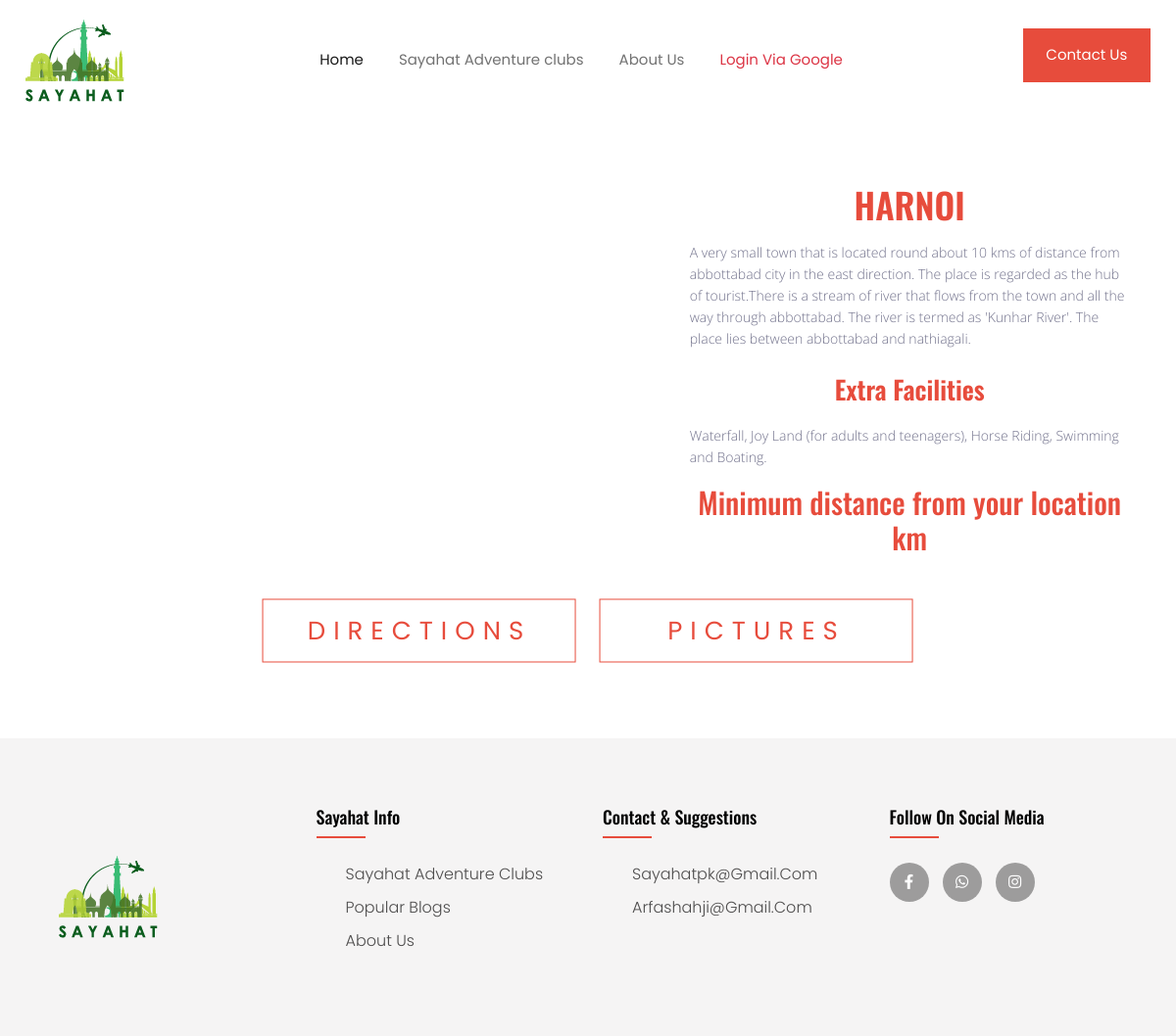
The page /loc_meta_detail/18 on the database its author committed.
### locapp/models.py (models this page shows, shortened)
class DestinationMetaDetails(models.Model):
    meta_destination = models.ForeignKey(DestinationCityDetails, models.CASCADE)
    meta_destination_name = models.CharField(max_length=60)
    meta_destination_Image = models.ImageField(upload_to='metadestinationImages')
    meta_destination_desc = models.TextField()
    destination_extras = models.CharField(max_length=200)
    place_rating = models.PositiveIntegerField()
    admin_approved=models.BooleanField(default=False,blank=True,null=True)

### locapp/views.py (the view)
# urls.py: path('loc_meta_detail/<int:pk>', views.loc_meta_view, name="loc_meta_detail"),
def loc_meta_view(request, pk):
    dest_meta_details = DestinationMetaDetails.objects.filter(id = pk)
    dest_details=location_module(dest_meta_details[0])
    if dest_details == 'not found':
        return render(request, 'locapp/meta_dest_error_details.html', context={'dest_meta_details':dest_meta_details})
    else:
        distance = dest_details.pop(0)
        map = dest_details.pop(0)
        dest_meta = dest_details.pop(0)
        tourist_lat = dest_details.pop(0)
        tourist_lon = dest_details.pop(0)
        tourist_locdetails = dest_details.pop(0)
        dest_lat = dest_details.pop(0)
        dest_lon = dest_details.pop(0)
        return render(request, 'locapp/meta_dest_map.html',
            context={'dest_meta_details': dest_meta_details,'map':map,'distance':distance,
                    'tourist_lat':tourist_lat,'tourist_lon':tourist_lon,'dest_lat':dest_lat,'dest_lon':dest_lon})

### locapp/utils.py (called while the page is built)
def get_center_coordinates(latA, longA, latB=None, longB=None):
    cord = (latA, longA)
    if latB:
        cord = [(latA+latB)/2, (longA+longB)/2]
    return cord

def get_zoom(distance):
    if distance <=20:
        return 12
    elif distance<=50:
        return 10
    elif distance <= 100:
        return 9
    elif distance > 100 and distance <= 1500:
        return 5
    elif distance > 1501 and distance <= 3000:
        return 4
    else:
        return 2

### locapp/templates/locapp/meta_dest_map.html (shortened to what this page needs)
{% extends 'locapp/base.html' %}
{% block body %}
{% for detail in dest_meta_details %}
<div class="container">
  <div class="row px-2">
    <div class="col-md-7">
    </div>
    <div class="col-md-5 px-0">
    <section class="pt-2">
      <h1 class="text-center heading-orange">{{detail.meta_destination_name}}</h1>
      <p>{{detail.meta_destination_desc}}</p>
      <h3 style="color: #e74c3c;">Extra Facilities</h3>
      <p>{{detail.destination_extras}}</p>
      <h2 class="text-center heading-orange py-2">Minimum distance from your location {{distance |floatformat:2}} km</h2>
    </section>
    </div>
  </div>
  <div class="container mt-5 mb-5" style="width:90%">
    <div class="text-box" style="margin-top: 62px;">
    <a href="https://www.google.com/maps/dir/{{tourist_lat}},{{tourist_lon}}/{{dest_lat}},{{dest_lon}}/" style="width: 320px;margin-right: 20px;" class="hero-btn red-btn">DIRECTIONS</a>
    <a href="https://www.gettyimages.com/photos/{{detail.meta_destination_name}}" style="width: 320px;" class="hero-btn red-btn">PICTURES</a>
  </div>
  </div>
</div>
{% endfor %}
{% endblock body %}

### locapp/static/styles/main_styles.css (style rules this page uses)
* { margin: 0; padding: 0; -webkit-font-smoothing: antialiased; -webkit-text-shadow: rgba(0,0,0,.01) 0 0 1px; text-shadow: rgba(0,0,0,.01) 0 0 1px; }
body { font-family: 'Open Sans', sans-serif; font-size: 14px; font-weight: 400; background: #FFFFFF; color: #a5a5a5; }
div { display: block; position: relative; -webkit-box-sizing: border-box; -moz-box-sizing: border-box; box-sizing: border-box; }
p { font-family: 'Open Sans', sans-serif; font-size: 14px; line-height: 1.9285; font-weight: 400; color: #72728c; -webkit-font-smoothing: antialiased; -webkit-text-shadow: rgba(0,0,0,.01) 0 0 1px; text-shadow: rgba(0,0,0,.01) 0 0 1px; }
p:last-of-type { margin-bottom: 0; }
a, a:hover, a:visited, a:active, a:link { text-decoration: none; -webkit-font-smoothing: antialiased; -webkit-text-shadow: rgba(0,0,0,.01) 0 0 1px; text-shadow: rgba(0,0,0,.01) 0 0 1px; }
h1 { font-size: 72px; }
h2 { font-size: 48px; }
h3 { font-size: 36px; }
h1, h2, h3, h4, h5, h6 { font-family: 'Oswald', sans-serif; font-weight: 400; -webkit-font-smoothing: antialiased; -webkit-text-shadow: rgba(0,0,0,.01) 0 0 1px; text-shadow: rgba(0,0,0,.01) 0 0 1px; }
section { display: block; position: relative; box-sizing: border-box; }

### locapp/static/styles/style.css (style rules this page uses)
:root { --color-primary:#e74c3c; --color-secondary:#0a6245; --font:'Poppins',sans-serif; --font-secondary:'Satisfy',cursive; --color-white:#ffffff; }
html, body { font-family: 'Poppins', sans-serif; font-size: 15px; line-height: 1.5; margin:0; box-sizing:border-box; top: 0; left: 0; }
* { margin:0; padding:0; font-family:"Poppins", sans-serif; }
.heading-orange { color:#e74c3c; }
a { text-decoration:none!important; }
h1 { font-size:36px; font-weight:600; }
p { font-size:14px; font-weight:300; line-height: 22px; padding: 10px; }
.text-box { width:50%; color:#fff; position:relative; top:50%; left:30%; transform:translate(-50%,-50%); }
.text-box a { letter-spacing: 4px; font-size:18px; }
.hero-btn { display:inline-block; text-decoration:none; color:#fff; border: 1px solid #fff; padding: 12px 34px; font-size: 13px; background: transparent; position: relative; cursor:pointer; }

### locapp/static/styles/aboutstyle.css (style rules this page uses)
* { margin:0; padding:0; font-family:"Poppins", sans-serif; }
a { text-decoration:none; }
h1 { font-size:36px; font-weight:600; }
p { font-size:14px; font-weight:300; line-height: 22px; padding: 10px; }
.text-box { width:90%; color:#fff; position:relative; top:50%; left:50%; transform:translate(-50%,-50%); text-align: center; }
.text-box a { letter-spacing: 8px; font-size:26px; }
.hero-btn { display:inline-block; text-decoration:none; color:#fff; border: 1px solid #fff; padding: 12px 34px; font-size: 13px; background: transparent; position: relative; cursor:pointer; }
.red-btn { border: 1px solid #e74c3c; background: transparent; color:#e74c3c; }
.row { margin-top: 5%; display: flex; justify-content:space-between; }
h3 { text-align: center; font-weight: 600; margin: 10px 0; }

### locapp/static/styles/newstyle.css (style rules this page uses)
body { line-height: 1.5; font-family: 'Poppins', sans-serif; }
* { margin:0; padding:0; box-sizing: border-box; }

### rows shown on the page
DestinationMetaDetails: meta_destination_name "HARNOI", meta_destination_desc "A very small town that is located round about 10 kms of distance from abbottabad city in the east direction. The place is regarded as the hub of tourist.There is a stream of river that flows from the town and all the way through abbottabad. The river is termed as 'Kunhar River'. The place lies between abbottabad and nathiagali.", destination_extras "Waterfall, Joy Land (for adults and teenagers), Horse Riding, Swimming and Boating."
